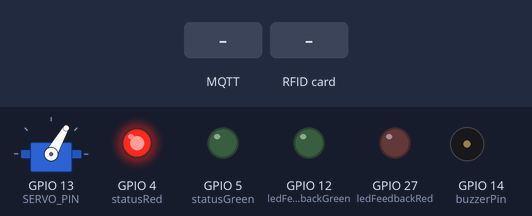
Recording of a sketch running on a simulated ESP32. Parts: servo, output pins drawn as LEDs (lit = HIGH), buzzer (waves = sounding). The inputs (shaded band) are chosen by the test bench. WiFi joins after 1.5 s; servers stay silent unless stated; random numbers use the default seed unless the sketch sets one; no MQTT or app messages arrive unless stated; not simulated (calls return 0 or success): secrets.h; what the sketch prints to the serial monitor is not drawn.

Above: at 2.7 s.
2.8 s: MQTT message "1" arrives on the first subscribed topic
At 5.6 s:
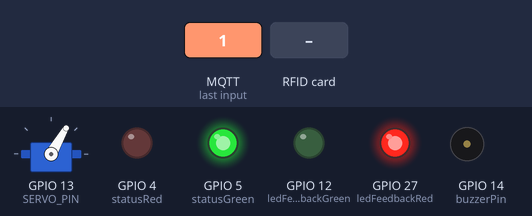
5.8 s: RFID card 5E 7A 19 C4 held to the reader
At 8.0 s:
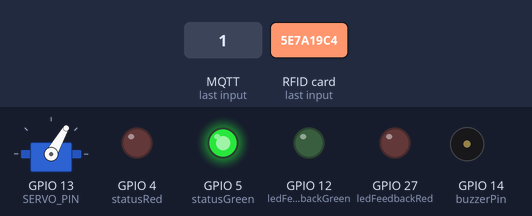
8.5 s: RFID card 5E 7A 19 C4 held to the reader
At 8.67 s:
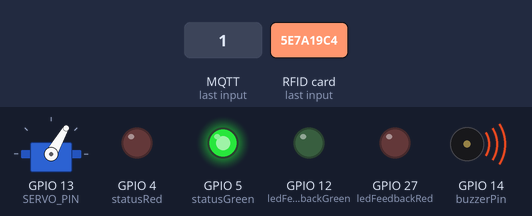
10.3 s: MQTT message "0" arrives on the first subscribed topic
At 10.7 s:
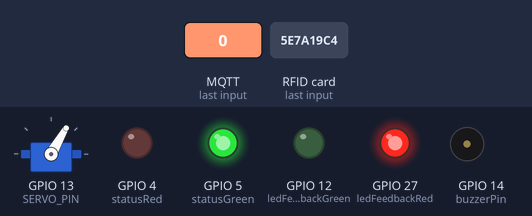
13.3 s: MQTT message "2" arrives on the first subscribed topic
At 16.0 s:
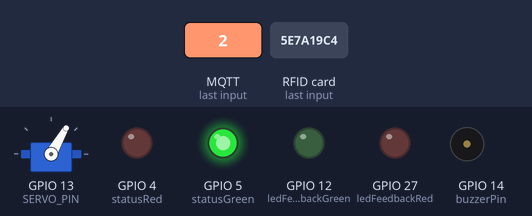
Timing chart, 0 to 17.3 s (numbered marks = the images above; inputs shaded):
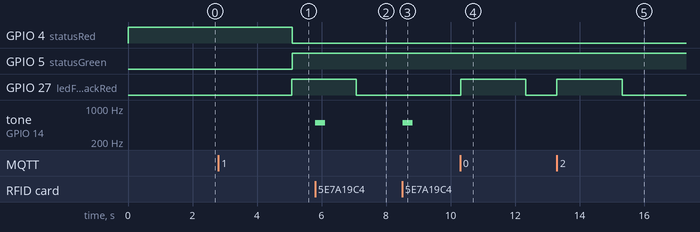

Measured:
- after the input at 2.8 s, GPIO 27 (ledFeedbackRed): LOW → HIGH after 2.3 s
- after the input at 5.8 s, tone on GPIO 14 (buzzerPin): silent → 500 Hz at once, → silent 0.30 s later
- after the input at 8.5 s, tone on GPIO 14 (buzzerPin): silent → 500 Hz at once, → silent 0.30 s later
- after the input at 10.3 s, GPIO 27 (ledFeedbackRed): LOW → HIGH at once, → LOW 2.0 s later
- after the input at 13.3 s, GPIO 27 (ledFeedbackRed): LOW → HIGH at once, → LOW 2.0 s later

The sketch:

final.ino
```cpp
  #include <WiFi.h>
  #include <PubSubClient.h>
  #include <SPI.h>
  #include <MFRC522.h>
  #include <ArduinoJson.h>
  #include <ESP32Servo.h>
  #include "secrets.h"

  // Pin Definitions
  const int buzzerPin = 14;
  const int statusRed = 4;    // BUSY / CONNECTING
  const int statusGreen = 5;  // READY / CONNECTED
  const int ledFeedbackRed = 27;
  const int ledFeedbackGreen = 12;

  #define SERVO_PIN 13
  #define SS_PIN 21
  #define RST_PIN 22

  // Constants from secrets.h
  const char* ssid = SECRET_SSID;
  const char* password = SECRET_PASS;
  const char* mqtt_server = MQTT_HOST;
  const int mqtt_port = 1883;
  const char* mqtt_user = MQTT_USER;
  const char* mqtt_pass = MQTT_PASS;

  MFRC522 mfrc522(SS_PIN, RST_PIN);
  WiFiClient espClient;
  PubSubClient client(espClient);
  Servo myServo;

  // Timers and State
  unsigned long doorTimer = 0;
  bool doorOpen = false;
  unsigned long feedbackRedTimer = 0;
  bool feedbackRedActive = false;
  unsigned long buzzerTimer = 0;
  bool buzzerActive = false;
  unsigned long lastMqttRetry = 0;

  void setSystemStatus(bool ready) {
    if (ready) {
      digitalWrite(statusGreen, HIGH);
      digitalWrite(statusRed, LOW);
    } else {
      digitalWrite(statusGreen, LOW);
      digitalWrite(statusRed, HIGH);
    }
  }

  void callback(char* topic, byte* payload, unsigned int length) {
    StaticJsonDocument<200> doc;
    DeserializationError error = deserializeJson(doc, payload, length);
    if (error) return;

    String status = doc["data"];
    if (status == "unlock") {
      digitalWrite(ledFeedbackGreen, HIGH);
      myServo.write(120);
      doorTimer = millis();
      doorOpen = true;
    } else {
      digitalWrite(ledFeedbackRed, HIGH);
      feedbackRedTimer = millis();
      feedbackRedActive = true;
    }
  }

  void setup_wifi() {
    setSystemStatus(false); // Red on while connecting
    Serial.print("Connecting to WiFi");
    WiFi.begin(ssid, password);
    while (WiFi.status() != WL_CONNECTED) {
      delay(500);
      Serial.print(".");
    }
    Serial.println("\nWiFi Connected");
  }

  void manageConnection() {
    if (!client.connected()) {
      setSystemStatus(false); // Switch to Red if MQTT drops
      unsigned long now = millis();
      if (now - lastMqttRetry > 5000) {
        lastMqttRetry = now;
        String clientId = "ESP32Client-" + String(random(0xffff), HEX);
        if (client.connect(clientId.c_str(), mqtt_user, mqtt_pass)) {
          client.subscribe("door/command");
          Serial.println("MQTT Connected");
        }
      }
    } else {
      setSystemStatus(true); // Green when everything is connected
    }
  }

  void setup() {
    Serial.begin(115200);

    pinMode(statusRed, OUTPUT);
    pinMode(statusGreen, OUTPUT);
    pinMode(ledFeedbackRed, OUTPUT);
    pinMode(ledFeedbackGreen, OUTPUT);
    pinMode(buzzerPin, OUTPUT);

    setup_wifi();
    client.setServer(mqtt_server, mqtt_port);
    client.setCallback(callback);

    SPI.begin();
    mfrc522.PCD_Init();

    myServo.setPeriodHertz(50);
    myServo.attach(SERVO_PIN, 500, 2400);
    myServo.write(60);

    Serial.println("System Initialized");
  }

  void loop() {
    manageConnection();
    client.loop();

    unsigned long currentMillis = millis();

    // Non-blocking Timer: Door Close
    if (doorOpen && (currentMillis - doorTimer >= 3000)) {
      digitalWrite(ledFeedbackGreen, LOW);
      myServo.write(60);
      doorOpen = false;
    }

    // Non-blocking Timer: Error LED
    if (feedbackRedActive && (currentMillis - feedbackRedTimer >= 2000)) {
      digitalWrite(ledFeedbackRed, LOW);
      feedbackRedActive = false;
    }

    // Non-blocking Timer: Buzzer
    if (buzzerActive && (currentMillis - buzzerTimer >= 300)) {
      noTone(buzzerPin);
      buzzerActive = false;
    }

    // RFID Scanning
    if (!mfrc522.PICC_IsNewCardPresent() || !mfrc522.PICC_ReadCardSerial()) {
      return;
    }

    String uidString = "";
    for (byte i = 0; i < mfrc522.uid.size; i++) {
      uidString += (mfrc522.uid.uidByte[i] < 0x10 ? "0" : "");
      uidString += String(mfrc522.uid.uidByte[i], HEX);
    }
    uidString.toUpperCase();

    if (client.publish("door/rfid/scan", uidString.c_str())) {
      tone(buzzerPin, 500);
      buzzerTimer = millis();
      buzzerActive = true;
    }

    mfrc522.PICC_HaltA();
    mfrc522.PCD_StopCrypto1();
  }
```
